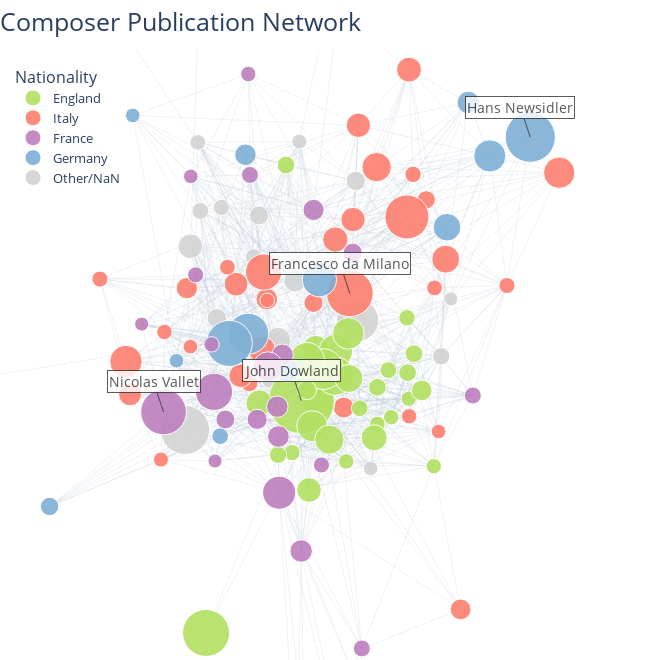

The code cell stored with this chart in its notebook:
### Markdown cell above
Now the main plot.

### Code cell
fig = go.Figure()

# add edge traces 
G_reduced = trim_edges(G, 18, 1500)
for edge in G_reduced.edges():
    x0, y0 = pos[edge[0]]
    x1, y1 = pos[edge[1]]
    fig.add_trace(
        go.Scatter(
            x=[x0, x1, None],
             y=[y0, y1, None],
             mode='lines',
             line=dict(width=0.3, color='#b3bfd1'), # '#b3bfd1'
             opacity=0.7,
             name='Edges',
             showlegend=False
        )
    ) 

# add node traces (we are adding each nation separately, so we can have missing/NaN at the lowest level)
legend_ranks = {'England':1, 'Italy':2, 'France':3, 'Germany':4, 'Other/NaN':5}
graph_df['nat_color'] = graph_df['nationality_other'].map({'Italy':'#fd7f6f', 'England':'#b2e061', 'France':'#bd7ebe', 'Germany':'#7eb0d5', 'Other/NaN':'lightgrey'})

for nation in ['Other/NaN', 'Italy', 'England', 'Germany', 'France']:
    graph_df_nation = graph_df.query(f"nationality_other == '{nation}'")

    nation_nodes = go.Scatter(
        x=graph_df_nation.x_pos,
        y=graph_df_nation.y_pos,
        mode='markers',
        marker=dict(
            size=graph_df_nation.node_size,
            color=graph_df_nation.nat_color,
            line=dict(color='white', width=1),
            opacity=0.9
        ),
        hovertemplate='%{text}',
        hoverlabel=dict(bgcolor='white', font=dict(color='black'), namelength=0),
        text=graph_df_nation.index,
        legendrank=legend_ranks[nation],
        name=nation
    )
    fig.add_trace(nation_nodes)

# add labels for important composers
for comp in plot_comps:    
    fig.add_annotation(
        x=graph_df.loc[comp].x_pos,
        y=graph_df.loc[comp].y_pos,
        text=comp,
        arrowwidth=1,
        arrowcolor='#303030',
        font=dict(size=14, color="#303030"),
        bordercolor='#303030',
        borderwidth=1,
        bgcolor='white',
        opacity=0.8
    )

# general layout        
fig.update_layout(
    title=dict(text='Composer Publication Network', font=dict(size=25)),
    title_x=0,
    title_y=0.98,
    margin=dict(l=0,r=0,b=0,t=50),
    paper_bgcolor='rgba(0,0,0,0)',
    plot_bgcolor='rgba(0,0,0,0)',
    showlegend=True,
    legend=dict(x=0.02, y=0.98, xanchor='left', yanchor='top', font=dict(size=13), title='Nationality', bgcolor='rgba(0,0,0,0)'),
    hovermode='closest',
    height=660
)
        
# zoom in on network center    
fig.update_xaxes(
    visible=False,
    range=[-0.48, 0.56]
)
fig.update_yaxes(
    visible=False,
    range=[-0.62, 0.55]
)


export_and_plot(fig, 'network_graph_nationality', width=650)
